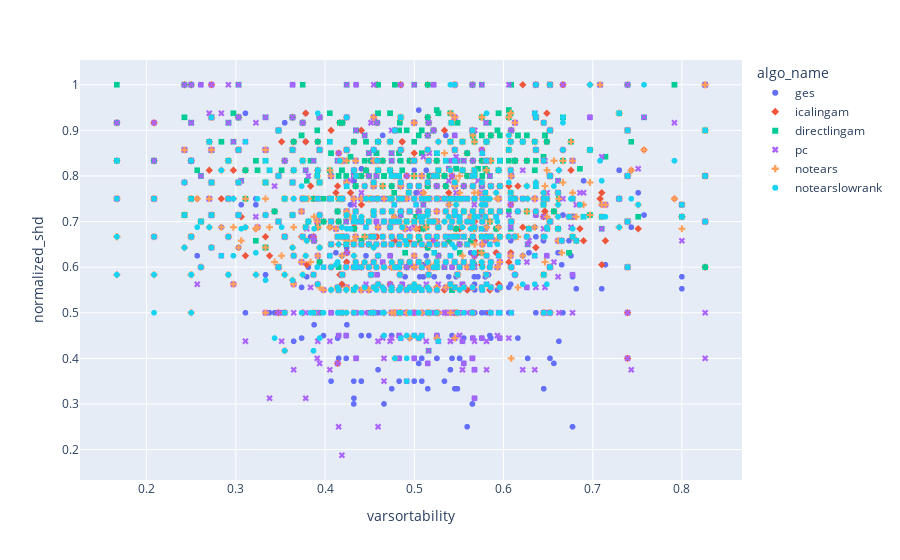

Source (notebook cell):
### Code cell
show_scatter_plot(df_without_nan_norm_shd,'varsortability', 'normalized_shd', color="algo_name", symbol="algo_name")

### Figure 1 — Plotly figure (JSON) as saved in the notebook; plotly's stock layout.template omitted (floating-point values rounded to 4 significant figures; data arrays with more than 128 entries replaced by an {"elided": "..."} marker saying what was removed)
{"data": [{"hovertemplate": "algo_name=ges<br>varsortability=%{x}<br>normalized_shd=%{y}<extra></extra>", "legendgroup": "ges", "marker": {"color": "#636efa", "symbol": "circle"}, "mode": "markers", "name": "ges", "showlegend": true, "type": "scattergl", "x": {"elided": "1071 float values"}, "xaxis": "x", "y": {"elided": "1071 float values"}, "yaxis": "y"}, {"hovertemplate": "algo_name=icalingam<br>varsortability=%{x}<br>normalized_shd=%{y}<extra></extra>", "legendgroup": "icalingam", "marker": {"color": "#EF553B", "symbol": "diamond"}, "mode": "markers", "name": "icalingam", "showlegend": true, "type": "scattergl", "x": {"elided": "1071 float values"}, "xaxis": "x", "y": {"elided": "1071 float values"}, "yaxis": "y"}, {"hovertemplate": "algo_name=directlingam<br>varsortability=%{x}<br>normalized_shd=%{y}<extra></extra>", "legendgroup": "directlingam", "marker": {"color": "#00cc96", "symbol": "square"}, "mode": "markers", "name": "directlingam", "showlegend": true, "type": "scattergl", "x": {"elided": "1071 float values"}, "xaxis": "x", "y": {"elided": "1071 float values"}, "yaxis": "y"}, {"hovertemplate": "algo_name=pc<br>varsortability=%{x}<br>normalized_shd=%{y}<extra></extra>", "legendgroup": "pc", "marker": {"color": "#ab63fa", "symbol": "x"}, "mode": "markers", "name": "pc", "showlegend": true, "type": "scattergl", "x": {"elided": "1071 float values"}, "xaxis": "x", "y": {"elided": "1071 float values"}, "yaxis": "y"}, {"hovertemplate": "algo_name=notears<br>varsortability=%{x}<br>normalized_shd=%{y}<extra></extra>", "legendgroup": "notears", "marker": {"color": "#FFA15A", "symbol": "cross"}, "mode": "markers", "name": "notears", "showlegend": true, "type": "scattergl", "x": {"elided": "1071 float values"}, "xaxis": "x", "y": {"elided": "1071 float values"}, "yaxis": "y"}, {"hovertemplate": "algo_name=notearslowrank<br>varsortability=%{x}<br>normalized_shd=%{y}<extra></extra>", "legendgroup": "notearslowrank", "marker": {"color": "#19d3f3", "symbol": "circle"}, "mode": "markers", "name": "notearslowrank", "showlegend": true, "type": "scattergl", "x": {"elided": "1071 float values"}, "xaxis": "x", "y": {"elided": "1071 float values"}, "yaxis": "y"}], "layout": {"legend": {"title": {"text": "algo_name"}, "tracegroupgap": 0}, "margin": {"t": 60}, "xaxis": {"anchor": "y", "domain": [0, 1], "title": {"text": "varsortability"}}, "yaxis": {"anchor": "x", "domain": [0, 1], "title": {"text": "normalized_shd"}}}}
